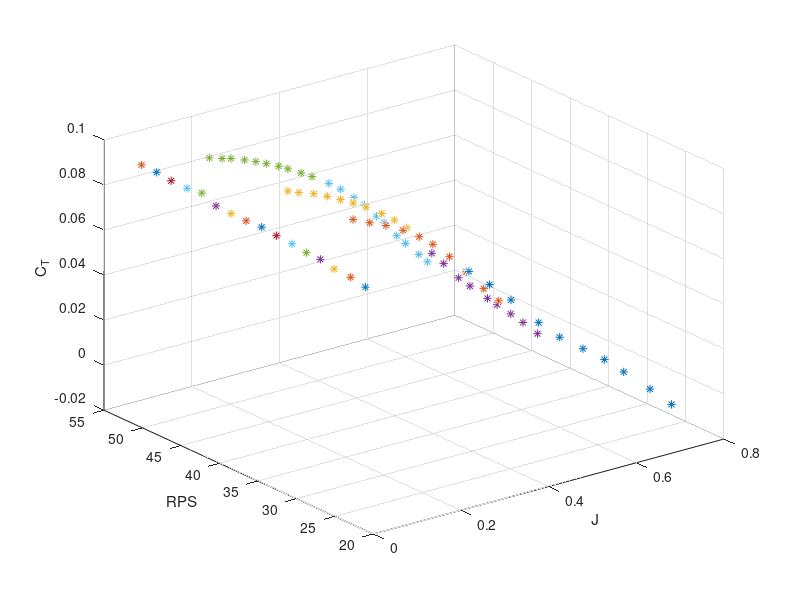
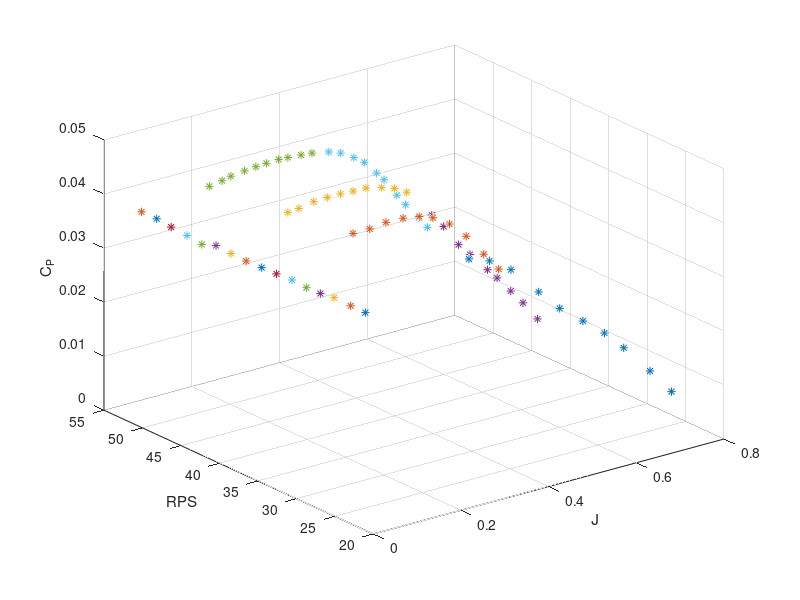
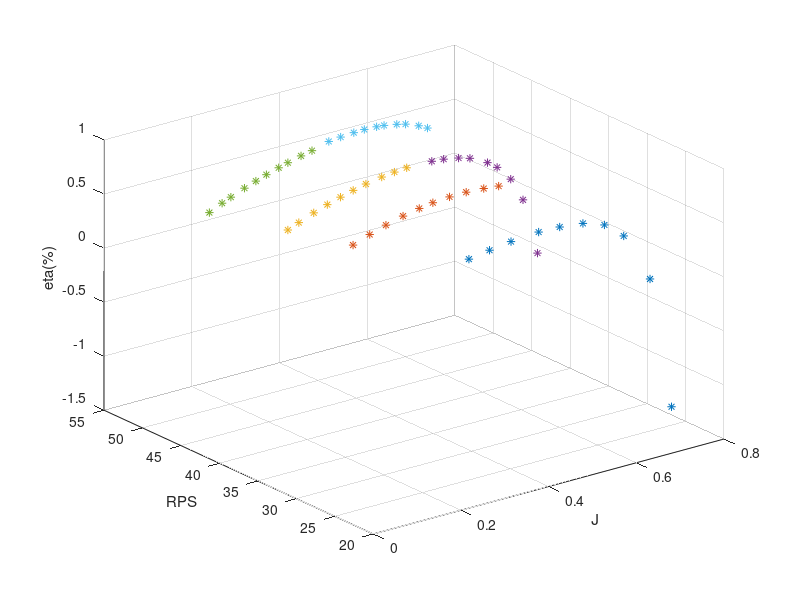

Write the MATLAB code that produced these figures, in order. (Note: this script raises an error after producing the figures.)
%% Aqui vamos a importar los datos, crear mapas e intentar ajustar una teoria 
% para predecir performances

clc
clear all
close all
% Static [RPM,C_T,C_P]
% J Datos [J, C_T, C_P, eta]
% C_T = T/(rho.n^2.D^4)
% C_P = P/(rho.n^3.D^5)
% P=2.pi.n.Q
% n is in rps
% J=V/nD
% eta=J*C_T/C_P
rho=1.225;
D = 2*0.2413;
S=pi*(D/2)^2;

load('static.mat')
% apce19x12_2096_row = importfile('apce_19x12_jb1080_2096.txt', 2, 11);
% J_test_2096.J=apce19x12_2096_row(:,1);
% J_test_2096.C_T=apce19x12_2096_row(:,2);
% J_test_2096.C_P=apce19x12_2096_row(:,3);
% J_test_2096.eta=apce19x12_2096_row(:,4);
load('J_test_1500.mat')
load('J_test_2096.mat')
load('J_test_2502.mat')
load('J_test_2508.mat')
load('J_test_2991.mat')
load('J_test_3007.mat')

% Format data [J,RPM]
Prop.J=NaN*ones(11,16);
Prop.RPM=NaN*ones(11,16);
Prop.C_T=NaN*ones(11,16);
Prop.eta=NaN*ones(11,16);

Prop.J(1,1:16)=zeros(1,16);
Prop.J(2:11,1:6)= [J_test_1500.J,J_test_2096.J,J_test_2502.J,[J_test_2508.J;NaN],J_test_2991.J,J_test_3007.J];
Prop.RPM(1,1:16)=static.RPM';
Prop.RPM(2:11,1:6)= repmat([1500,2096,2502,2508,2991,3007],10,1);
Prop.RPS = Prop.RPM./60;
Prop.C_T(1,1:16)=static.C_T';
Prop.C_T(2:11,1:6)= [J_test_1500.C_T,J_test_2096.C_T,J_test_2502.C_T,[J_test_2508.C_T;NaN],...
    J_test_2991.C_T,J_test_3007.C_T];
Prop.C_P(1,1:16)=static.C_P';
Prop.C_P(2:11,1:6)= [J_test_1500.C_P,J_test_2096.C_P,J_test_2502.C_P,[J_test_2508.C_P;NaN],...
    J_test_2991.C_P,J_test_3007.C_P];
Prop.eta(2:11,1:6)= [J_test_1500.eta,J_test_2096.eta,J_test_2502.eta,[J_test_2508.eta;NaN],...
    J_test_2991.eta,J_test_3007.eta];
%% Plots
figure
plot3(Prop.J,Prop.RPS,Prop.C_T,'*')
xlabel('J')
ylabel('RPS')
zlabel('C_T')
grid

figure
plot3(Prop.J,Prop.RPS,Prop.C_P,'*')
xlabel('J')
ylabel('RPS')
zlabel('C_P')
grid

figure
plot3(Prop.J,Prop.RPS,Prop.eta,'*')
xlabel('J')
ylabel('RPS')
zlabel('eta(%)')
grid
pause
close all
%% Ajuste a la TEP
% C_T = sigma*a/4*(theta_0*2/3+theta_1/2-lambda)
% C_Q = C_P = sigma*a/4*(theta_0*2/3+theta_1/2-lambda)*lambda + c_d_0*sigma/4
PropTEP.RadPS = Prop.RPM*2*pi/60;
PropTEP.V_z = Prop.J.*Prop.RPS*D;
PropTEP.T_test = Prop.C_T.*((rho*Prop.RPS.^2).*D^4); % Newtons!
PropTEP.C_T_test = PropTEP.T_test./(rho*S*(PropTEP.RadPS*D/2).^2);
PropTEP.C_Q_test = Prop.C_P.*((Prop.RPS.^2).*D^5)./(2*pi*S*(D/2)*(PropTEP.RadPS*D/2).^2);

% Vel inducida pto fijo
% Depende de la velocidad angular de la helice
PropTEP.v_i_0=sqrt(PropTEP.T_test(1,:)./(2*rho*S));
v_i_0_Omega = Fit_v_i_0(PropTEP.RadPS(1,:), PropTEP.v_i_0);
for i=1:size(PropTEP.RadPS,1)
    for j=1:size(PropTEP.RadPS,2) % Mapa AB de vel inducidas: Rama descendente V_z>0
        v_i_0=v_i_0_Omega(PropTEP.RadPS(i,j));
        PropTEP.V_i(i,j) =v_i_0*1/2*(-PropTEP.V_z(i,j)/v_i_0 +sqrt((PropTEP.V_z(i,j)/v_i_0)^2+4));
    end
end
% plot3(PropTEP.V_z,PropTEP.RadPS,PropTEP.V_i,'*');

PropTEP.lambda = (PropTEP.V_i + PropTEP.V_z)./(D/2*PropTEP.RadPS); % Mantenemos la definicion positiva de lambda como en Leishman. Diferente al Cuerva!!

% Prediciones con la TEP: Ajustar parametros y modelos dentro!!
a=6.77;
c_d_0=0.08;
Prop_props.theta_0 = 0.7608; % Equivalente
Prop_props.theta_1 = -0.6531; % Equivalente
Prop_props.c=0.02603;
Prop_props.sigma= 2*Prop_props.c/(pi*(D/2));

[PropTEP.C_T_TEP,PropTEP.C_Q_TEP] = TEP_pred(a,c_d_0,Prop_props,PropTEP.lambda);

% Ajuste
% Cost = Coste_TEP(a,c_d_0,Prop_props,PropTEP);
% X = fminsearch(@(X) Coste_TEP(X(1,1),X(2,1),Prop_props,PropTEP),[a,c_d_0]');
% a= X(1);
% c_d_0= X(2);

[PropTEP.C_T_TEP,PropTEP.C_Q_TEP] = TEP_pred(a,c_d_0,Prop_props,PropTEP.lambda);

%% Plots y comparacion

figure
h1=plot3(PropTEP.V_z,PropTEP.RadPS,PropTEP.C_T_TEP,'r*');
hold on
h2=plot3(PropTEP.V_z,PropTEP.RadPS,PropTEP.C_T_test,'b*');
xlabel('V_z')
ylabel('rad/s')
zlabel('C_T_{TEP}')
grid
legend([h1(1),h2(1)],' TEP', 'Test')

figure
h1=plot3(PropTEP.V_z,PropTEP.RadPS,PropTEP.C_Q_TEP,'r*');
hold on
h2=plot3(PropTEP.V_z,PropTEP.RadPS,PropTEP.C_Q_test,'b*');
xlabel('V_z')
ylabel('rad/s')
zlabel('C_Q_{TEP}')
grid
legend([h1(1),h2(1)],' TEP', 'Test')

% Plot contra lambda
figure
h1=plot(PropTEP.lambda,PropTEP.C_T_TEP,'r*');
hold on
h2=plot(PropTEP.lambda,PropTEP.C_T_test,'b*');
xlabel('lambda')
ylabel('C_T')
grid
legend([h1(1),h2(1)],' TEP', 'Test')
return
%% TEP modificada: a,c_d_0,  lambda_0_T,kappa_T  ,lambda_0_Q,kappa_Q
close all
[PropTEP_mod.C_T_TEP,PropTEP_mod.C_Q_TEP] = TEP_mod_pred(3.7,0.0811,0.1091,2.7446,0.0977,2.72,Prop_props,PropTEP.lambda);
Coste_TEP_mod(3.7,0.0811,0.1091,2.7446,0.0977,2.72,Prop_props,PropTEP)
% Ajuste
[X,Cost] = fminsearch(@(X) Coste_TEP_mod(X(1,1),X(2,1),X(3,1),X(4,1),X(5,1),X(6,1),Prop_props,PropTEP),[4,0.148,   0.05,5,0.0357,1.2461]')

% [ 4.0152,0.2,0.0462,4.2976,0.1155,-3.7711] Total

[PropTEP_mod.C_T_TEP,PropTEP_mod.C_Q_TEP] = TEP_mod_pred(X(1,1),X(2,1),X(3,1),X(4,1),X(5,1),X(6,1),Prop_props,PropTEP.lambda);

% [PropTEP_mod.C_T_TEP,PropTEP_mod.C_Q_TEP] = TEP_mod_pred(4,0.148,   0.05,5,0.0357,1.2461,Prop_props,PropTEP.lambda);

% Plot contra lambda

figure
h1=plot(PropTEP.lambda,PropTEP_mod.C_T_TEP,'r*');
hold on
h2=plot(PropTEP.lambda,PropTEP.C_T_test,'b*');
xlabel('lambda')
ylabel('C_T')
grid
legend([h1(1),h2(1)],' TEP mod', 'Test')
% return
figure
h1=plot(PropTEP.lambda,PropTEP_mod.C_Q_TEP,'r*');
hold on
h2=plot(PropTEP.lambda,PropTEP.C_Q_test,'b*');
xlabel('lambda')
ylabel('C_Q')
grid
legend([h1(1),h2(1)],' TEP mod', 'Test')
return

figure
h1=plot3(PropTEP.V_z,PropTEP.RadPS,PropTEP_mod.C_T_TEP,'r*');
hold on
h2=plot3(PropTEP.V_z,PropTEP.RadPS,PropTEP.C_T_test,'b*');
xlabel('V_z')
ylabel('rad/s')
zlabel('C_T_{TEPmod}')
grid
legend([h1(1),h2(1)],' TEP mod', 'Test')

figure
h1=plot3(PropTEP.V_z,PropTEP.RadPS,PropTEP_mod.C_Q_TEP,'r*');
hold on
h2=plot3(PropTEP.V_z,PropTEP.RadPS,PropTEP.C_Q_test,'b*');
xlabel('V_z')
ylabel('rad/s')
zlabel('C_Q_{TEPmd}')
grid
legend([h1(1),h2(1)],' TEP mod', 'Test')


